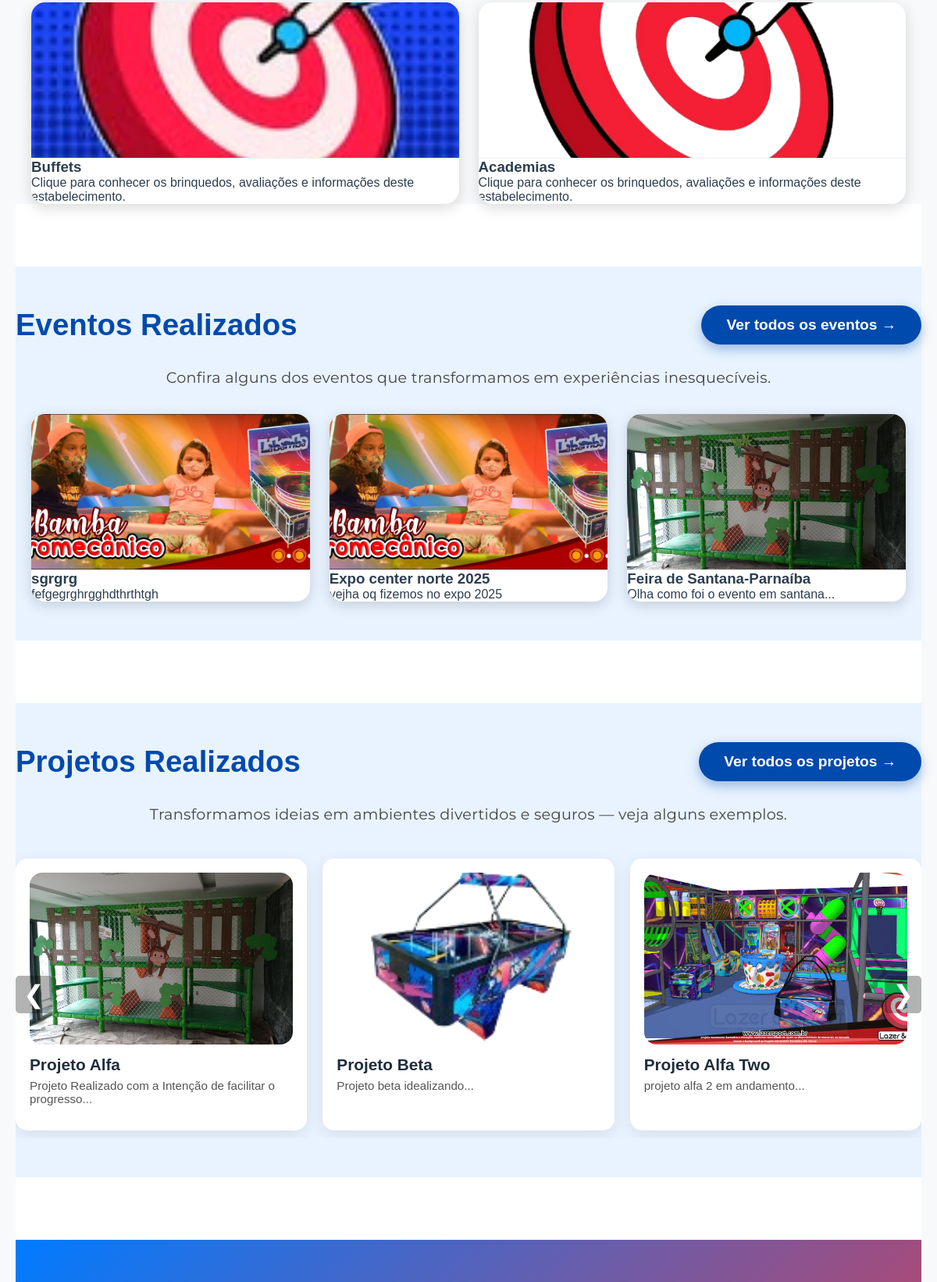
The app's page / (middle part), older data.
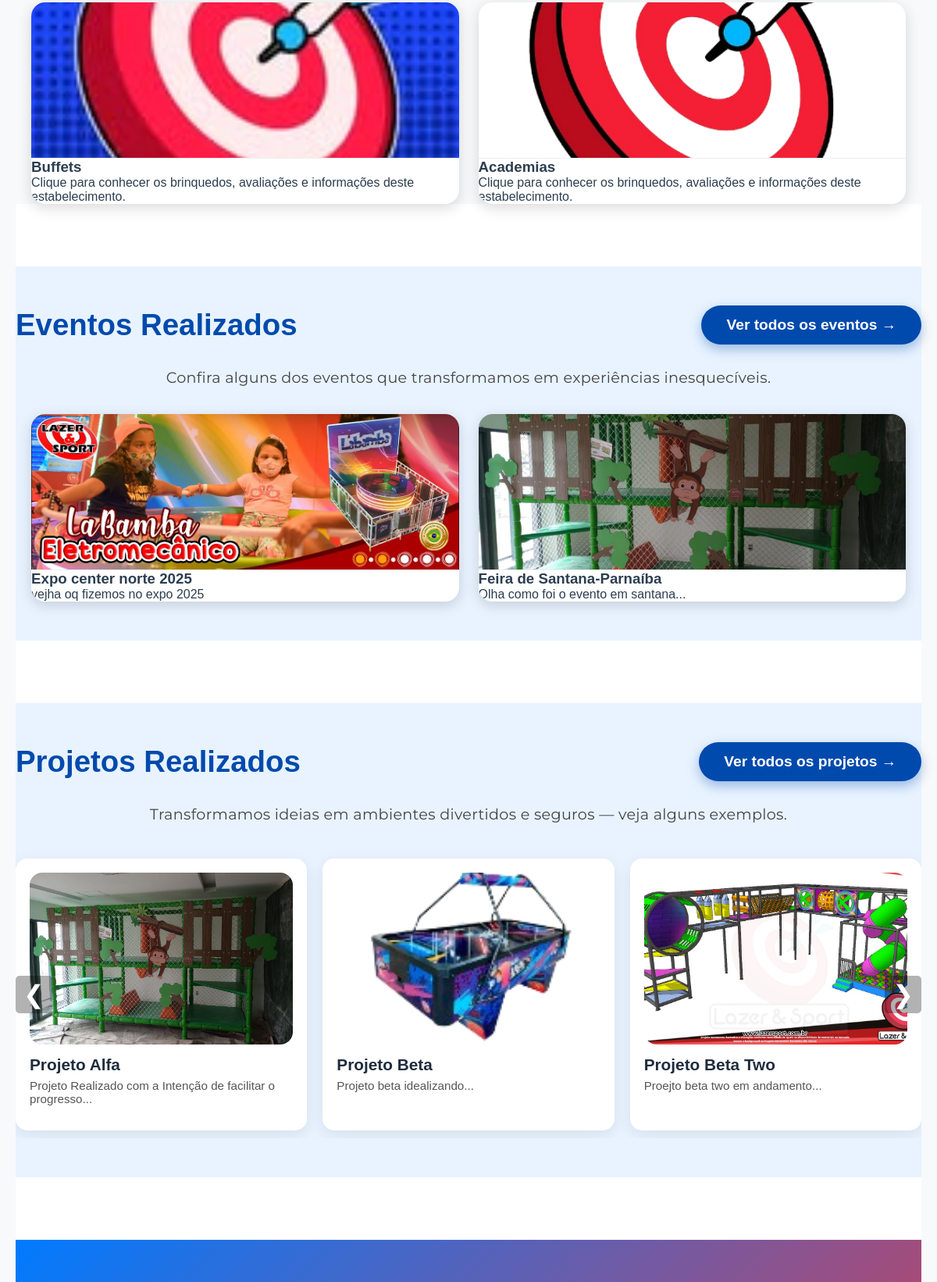
The same page, newer data.
### core/models.py (models this page shows, shortened)
class Prime(models.Model):
    ativo = models.BooleanField(default=True)
    criacao = models.DateTimeField(auto_now_add=True, null=True)
    atualizado = models.DateTimeField(auto_now=True, null=True)
    class Meta:
        abstract = True

class Estabelecimentos(Prime):
    nome_estabelecimento = models.CharField(max_length=180)
    imagem_estabelecimento = models.ImageField(upload_to='estabelecimentos/', null=True, blank=True)
    class Meta:
        verbose_name = "Estabelecimentos"
        verbose_name_plural = "Estabelecimentos"

class Eventos(models.Model):
    titulo = models.CharField(max_length=200)
    descricao = models.TextField()
    brinquedos = models.ManyToManyField(
        Brinquedos,
        related_name='eventos_brinquedos'
    )
    class Meta:
        verbose_name = "Evento"
        verbose_name_plural = "Eventos"

class ImagemEvento(models.Model):
    evento = models.ForeignKey(  # ✔ CORRETO AGORA
        Eventos,
        on_delete=models.CASCADE,
        related_name='imagens_evento',
        null=True
    )
    imagem = models.ImageField(upload_to='eventos/')
    legenda = models.CharField(max_length=255, blank=True, null=True)
    class Meta:
        verbose_name = "Imagem do Evento"
        verbose_name_plural = "Imagens dos Eventos"

class Projetos(models.Model):
    titulo = models.CharField(max_length=200)
    descricao = models.TextField()
    brinquedo_projetado = models.OneToOneField(
        BrinquedosProjeto,
        related_name='projeto',
        on_delete=models.CASCADE,
        null=True
    )
    class Meta:
        verbose_name = "Projeto"
        verbose_name_plural = "Projetos"

class BrinquedosProjeto(Prime):
    nome_brinquedo_projeto = models.CharField(max_length=150)
    descricao = models.CharField(max_length=999)
    class Meta:
        verbose_name = "Brinquedo Projetado"
        verbose_name_plural = "Brinquedos Projetados"

class ImagemProjetoBrinquedo(Prime):
    brinquedo = models.ForeignKey(
        BrinquedosProjeto,
        on_delete=models.CASCADE,
        related_name='imagens_brinquedo_projeto'
    )
    imagem = models.ImageField(upload_to='projetos/')
    legenda = models.CharField(max_length=255, blank=True, null=True)
    class Meta:
        verbose_name = "Imagem do Brinquedo Projetado"
        verbose_name_plural = "Imagens dos Brinquedos Projetados"

### core/views.py (the view, shortened to what this page needs)
# urls.py: path('', HomeView.as_view(), name='home'),
class HomeView(View):
    def get(self, request):  # ---------------------------
        imagens_site = ImagensSite.objects.exclude(imagem="")
        filtro = request.GET.get("ordenar", "az")  # padrão = A-Z
        brinquedos = Brinquedos.objects.all()
        if filtro == "az":
            brinquedos = brinquedos.order_by("nome_brinquedo")
        elif filtro == "za":
            brinquedos = brinquedos.order_by("-nome_brinquedo")
        elif filtro == "melhor-avaliados":
            brinquedos = brinquedos.order_by("-avaliacao")
        paginator = Paginator(brinquedos, 9)  # 9 por página
        page_number = request.GET.get("page")
        page_obj = paginator.get_page(page_number)
        categorias_brinquedos = CategoriasBrinquedos.objects.annotate(
            total_produtos=Count('brinquedos', distinct=True)
        )
        combos = Combos.objects.all()
        promocoes = Promocoes.objects.all()
        estabelecimentos = Estabelecimentos.objects.all()
        eventos = Eventos.objects.all()
        projetos = Projetos.objects.all()
        for combo in combos:
            total_original = sum(
                (b.valor_brinquedo or Decimal('0')) for b in combo.brinquedos.all()
            )
            valor_combo = combo.valor_combo or Decimal('0')
            economia = total_original - valor_combo
            porcentagem = (economia / total_original * 100) if total_original > 0 else 0
            combo.total_original = total_original
            combo.economia = economia
            combo.porcentagem = porcentagem
        context = {
            "categorias_brinquedos": categorias_brinquedos,
            "page_obj": page_obj,
            "ordenar": filtro,
            "eventos": eventos,
            "projetos": projetos,
            "combos": combos,
            "promocoes": promocoes,
            "estabelecimentos": Estabelecimentos.objects.all(),
            "imagens_site": imagens_site,
        }
        return render(request, 'home.html', context)

### core/context_processors.py (called while the page is built, shortened)
def categorias_globais(request):
    return {
        "categorias_header": CategoriasBrinquedos.objects.all().order_by("nome_categoria")
    }

def estabelecimentos_globais(request):
    return {
        "estabelecimentos_globais": Estabelecimentos.objects.all()
    }

def manutencao_notificacao(request):
    if not request.user.is_authenticated:
        return {}

def carrinho_context(request):
    if not request.user.is_authenticated:
        return {
            'carrinho_total_itens': 0,
            'mostrar_float_carrinho': False
        }

def pedidos_ativos_context(request):
    if not request.user.is_authenticated:
        return {}

### core/models.py (called while the page is built)
    @property
    def dimensoes_m(self):
        if self.altura_m and self.largura_m and self.profundidade_m:
            return f"{self.altura_m}m x {self.largura_m}m x {self.profundidade_m}m"
        return None

    @property
    def metros_cubicos(self):
        if self.altura_m and self.largura_m and self.profundidade_m:
            a = float(self.altura_m)
            l = float(self.largura_m)
            p = float(self.profundidade_m)
            return round(a * l * p, 6)
        return None

### core/templates/home.html (shortened to what this page needs)
{% extends 'base.html' %}
{% load static %}
{% load humanize %}
{% block content %}
<link rel="stylesheet" href="https://cdnjs.cloudflare.com/ajax/libs/font-awesome/6.5.0/css/all.min.css">
<section id="estabelecimentos" class="estabelecimentos-section">
    <div class="eventos-grid">
        {% for est in estabelecimentos|slice:":6" %}
        <div class="evento-card"
             onclick="window.location.href='{% url 'estabelecimento_brinquedo' est.id %}#estabelecimentos'"
             style="cursor: pointer;">
            <div class="evento-thumb">
                {% if est.imagem_estabelecimento %}
                    <img src="{{ est.imagem_estabelecimento.url }}"
                         alt="{{ est.nome_estabelecimento }}">
                {% else %}
                    <img src="{% static 'images/default_estabelecimento.jpg' %}"
                         alt="Sem imagem">
                {% endif %}
            </div>
            <div class="evento-info">
                <h3>{{ est.nome_estabelecimento }}</h3>
                <p>
                    Clique para conhecer os brinquedos, avaliações e informações
                    deste estabelecimento.
                </p>
            </div>
        </div>
        {% endfor %}
    </div>
</section>
<div class="espacador"></div>
<section id="eventos" class="eventos-section">
    <div class="eventos-header">
        <h2 class="titulo-eventos">Eventos Realizados</h2>
        <a href="{% url 'eventos' %}#todos-eventos" class="ver-todos-eventos">Ver todos os eventos →</a>
    </div>
               <p class="section-subtitle">
  Confira alguns dos eventos que transformamos em experiências inesquecíveis.
</p>
    <div class="eventos-grid">
        {% for evento in eventos %}
        <div class="evento-card" data-modal="modal-evento-{{ evento.id }}">
            <div class="evento-thumb">
                {% if evento.imagens_evento.first %}
                    <img src="{{ evento.imagens_evento.first.imagem.url }}" alt="{{ evento.titulo }}">
                {% else %}
                    <img src="{% static 'images/default.jpg' %}" alt="Sem imagem">
                {% endif %}
            </div>
            <div class="evento-info">
                <h3>{{ evento.titulo }}</h3>
                <p>{{ evento.descricao|truncatewords:20 }}</p>
            </div>
        </div>
        {% endfor %}
    </div>
</section>
<div class="espacador"></div>
<section id="projetos" class="eventos-section">
    <div class="projetos-header">
        <h2 class="titulo-eventos">Projetos Realizados</h2>
        <a href="{% url 'projetos' %}" class="ver-todos-eventos">Ver todos os projetos →</a>
    </div>
               <p class="section-subtitle">
  Transformamos ideias em ambientes divertidos e seguros — veja alguns exemplos.
</p>
    <div class="carousel" id="carousel-projetos">
        {% for projeto in projetos %}
        <div class="carousel-item" data-modal="modal-projeto-{{ projeto.id }}">
            <div class="carousel-image">
                {% if projeto.brinquedo_projetado.imagens_brinquedo_projeto.first %}
                    <img src="{{ projeto.brinquedo_projetado.imagens_brinquedo_projeto.first.imagem.url }}"
                         alt="{{ projeto.titulo }}">
                {% else %}
                    <img src="{% static 'images/default.jpg' %}" alt="Sem imagem">
                {% endif %}
            </div>
            <div class="carousel-info">
                <h3>{{ projeto.titulo }}</h3>
                <p>{{ projeto.descricao|truncatewords:25 }}</p>
            </div>
        </div>
        {% endfor %}
    </div>
</section>
<div class="espacador"></div>
<section id="contato">
</section>
{% endblock %}

Row changes from the older to the newer data that the page shows:
removed Eventos: imagens_evento.first.imagem (picture), titulo "sgrgrg", descricao "fefgegrghrgghdthrthtgh"
removed Projetos: brinquedo_projetado.imagens_brinquedo_projeto.first.imagem (picture), titulo "Projeto Alfa Two", descricao "projeto alfa 2 em andamento..."
now on this page (row unchanged): Projetos: brinquedo_projetado.imagens_brinquedo_projeto.first.imagem (picture), titulo "Projeto Beta Two", descricao "Proejto beta two em andamento..."
